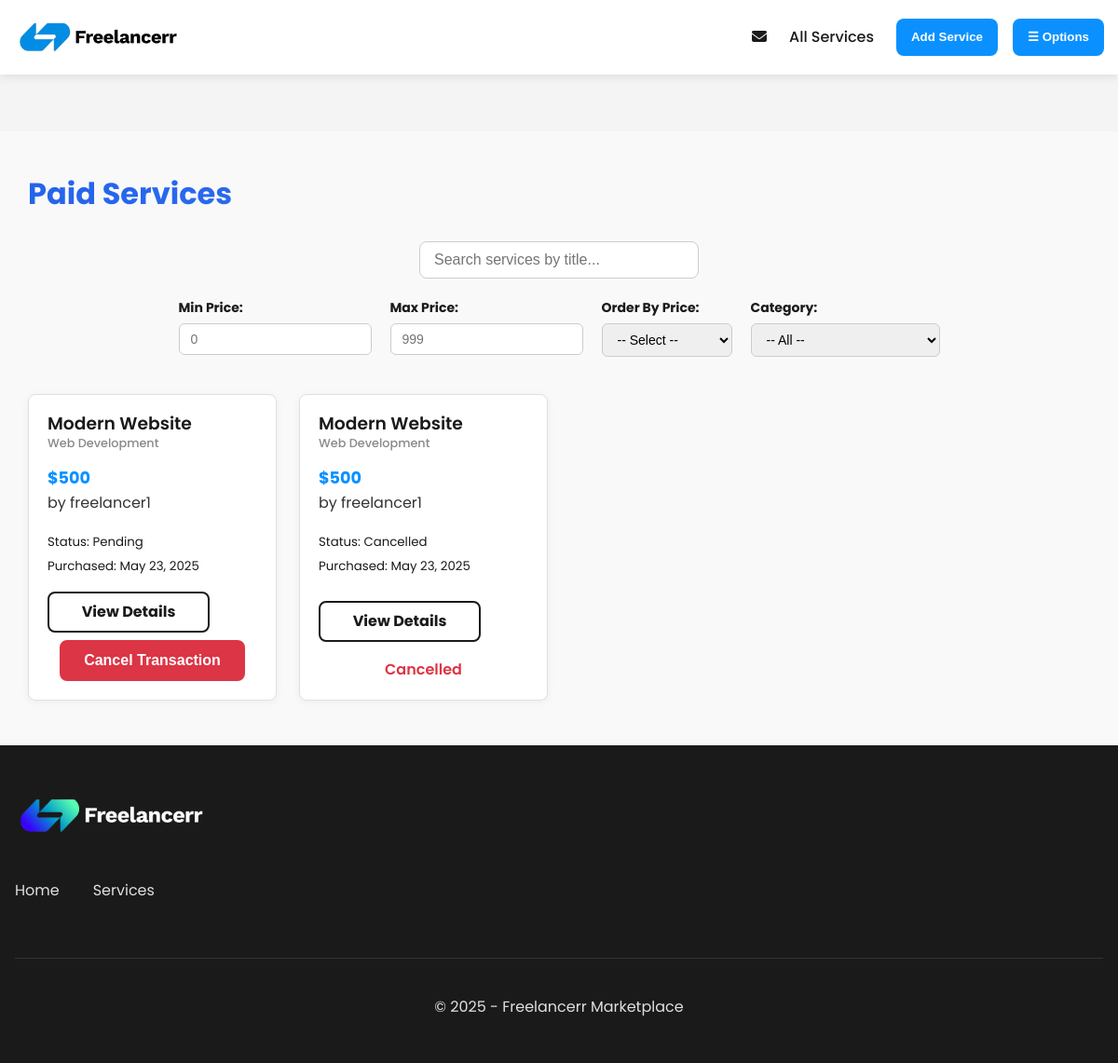
The app's page /pages/services/paid_services.php (signed in) with its own data.
### tables this page shows
CREATE TABLE Transactions (
    id INTEGER PRIMARY KEY AUTOINCREMENT,
    client_id INTEGER NOT NULL,
    service_id INTEGER NOT NULL,
    status TEXT CHECK(status IN ('pending', 'completed', 'cancelled')) DEFAULT 'pending',
    created_at DATETIME DEFAULT CURRENT_TIMESTAMP,
    FOREIGN KEY (client_id) REFERENCES Users(id),
    FOREIGN KEY (service_id) REFERENCES Services(id)
);

CREATE TABLE Services (
    id INTEGER PRIMARY KEY AUTOINCREMENT,
    freelancer_id INTEGER NOT NULL,
    title TEXT NOT NULL,
    description TEXT NOT NULL,
    category_id INTEGER NOT NULL,
    price REAL NOT NULL,
    delivery_time INTEGER NOT NULL,
    created_at DATETIME DEFAULT CURRENT_TIMESTAMP,
    image_path TEXT,
    video_path TEXT,
    FOREIGN KEY (freelancer_id) REFERENCES Users(id),
    FOREIGN KEY (category_id) REFERENCES Categories(id)
);

CREATE TABLE Categories (
    id INTEGER PRIMARY KEY AUTOINCREMENT,
    name TEXT UNIQUE NOT NULL,
    description TEXT
);

CREATE TABLE Users (
    id INTEGER PRIMARY KEY AUTOINCREMENT,
    name TEXT NOT NULL,
    username TEXT UNIQUE NOT NULL,
    email TEXT UNIQUE NOT NULL,
    password TEXT NOT NULL,
    is_admin INTEGER DEFAULT 0,
    created_at DATETIME DEFAULT CURRENT_TIMESTAMP
);

### public/pages/services/paid_services.php (the view, shortened to what this page needs)
<?php
$userId = getCurrentUserId();
$db = getDB();
$stmt = $db->prepare(
    "SELECT
        s.*,
        c.name       AS category_name,
        u.username   AS freelancer_name,
        t.id         AS transaction_id,
        t.status     AS transaction_status,
        t.created_at AS purchased_at
    FROM Transactions t
    JOIN Services   s ON t.service_id   = s.id
    JOIN Categories c ON s.category_id  = c.id
    JOIN Users      u ON s.freelancer_id = u.id
    WHERE t.client_id = ?
    ORDER BY t.created_at DESC"
);
$stmt->execute([$userId]);
$services = $stmt->fetchAll(PDO::FETCH_ASSOC);
include_once __DIR__ . '/../../templates/header.php';
?>
<div class="featured-services">
  <div class="container">
    <h1 class="gradient-heading">Paid Services</h1>
    <div class="search-bar">
      <input type="text" id="serviceSearch" placeholder="Search services by title...">
    </div>
    <form id="filterForm" class="service-filters">
      <div>
        <label for="min_price">Min Price:</label>
        <input type="number" id="min_price" placeholder="0">
      </div>
      <div>
        <label for="max_price">Max Price:</label>
        <input type="number" id="max_price" placeholder="999">
      </div>
      <div>
        <label for="order">Order By Price:</label>
        <select id="order">
          <option value="">-- Select --</option>
        </select>
      </div>
      <div>
        <label for="category">Category:</label>
        <select id="category">
          <option value="">-- All --</option>
        </select>
      </div>
    </form>
    <?php if (empty($services)): ?>
      <p>You haven't purchased any services yet.</p>
    <?php else: ?>
      <div class="services-grid">
        <?php foreach ($services as $s): ?>
          <div class="service-card"
               data-title="<?php echo htmlspecialchars($s['title']); ?>"
               data-price="<?php echo htmlspecialchars($s['price']); ?>"
               data-category="<?php echo htmlspecialchars($s['category_id']); ?>">
            <h3><?php echo htmlspecialchars($s['title']); ?></h3>
            <p class="service-category"><?php echo htmlspecialchars($s['category_name']); ?></p>
            <p class="service-price">$<?php echo htmlspecialchars($s['price']); ?></p>
            <p class="service-freelancer">by <?php echo htmlspecialchars($s['freelancer_name']); ?></p>
            <p class="transaction-meta">
              <small>Status: <?php echo htmlspecialchars(ucfirst($s['transaction_status'])); ?></small><br>
              <small>Purchased: <?php echo date("F j, Y", strtotime($s['purchased_at'])); ?></small>
            </p>
            <a href="<?php echo SITE_URL; ?>/pages/services/view.php?id=<?php echo $s['id']; ?>" class="btn">View Details</a>
            <?php if ($s['transaction_status'] !== 'cancelled'): ?>
              <div style="text-align:center; margin-top:0.5rem;">
                <form method="POST">
                  <button type="submit" class="btn btn-danger">Cancel Transaction</button>
                </form>
              </div>
            <?php else: ?>
              <div style="text-align:center; margin-top:0.5rem;">
                <span style="color:#dc3545; font-weight:600;">Cancelled</span>
              </div>
            <?php endif; ?>
          </div>
        <?php endforeach; ?>
      </div>
    <?php endif; ?>
  </div>
</div>
<?php include_once __DIR__ . '/../../templates/footer.php'; ?>

### public/assets/css/style.css (style rules this page uses)
:root { --primary: #0a91ff; --primary-dark: #035ca5; --primary-light: #378bcf; --secondary: #1A1A1A; --secondary-light: #333333; --background: #f9f9f9; --white: #ffffff; --gray-light: #f4f4f4; --gray: #e0e0e0; --gray-dark: #888888; --success: #28a745; --error: #dc3545; --font-main: 'Poppins', 'Segoe UI', Tahoma, Geneva, Verdana, sans-serif; }
* { margin: 0; padding: 0; box-sizing: border-box; }
html, body { height: 100%; }
body { font-family: var(--font-main); line-height: 1.6; color: var(--secondary); background-color: var(--background); display: flex; flex-direction: column; min-height: 100vh; }
.container { width: 100%; max-width: 1200px; margin: 0 auto; padding: 0 15px; }
h1, h2, h3, h4, h5, h6 { margin-bottom: 0.8rem; font-weight: 600; line-height: 1.2; }
p { margin-bottom: 1rem; }
a { color: var(--primary); text-decoration: none; transition: color 0.3s, background-color 0.3s; }
.categories-section, .featured-services, .cta-section { padding: 3rem 0; }
.categories-grid, .services-grid { display: grid; grid-template-columns: repeat(auto-fill, minmax(250px, 1fr)); gap: 1.5rem; }
.service-card { background-color: var(--white); padding: 1.25rem; border-radius: 8px; box-shadow: 0 2px 10px rgba(0, 0, 0, 0.05); transition: transform 0.3s ease, box-shadow 0.3s ease; border: 1px solid var(--gray); overflow: hidden; display: flex; flex-direction: column; }
.service-card h3 { margin-bottom: 0rem; color: var(--secondary); font-weight: 600; }
.service-freelancer { margin-bottom: 1rem; }
.service-category { color: var(--gray-dark); font-weight: 500; margin-bottom: 0rem; font-size: 0.8rem; }
.service-price { font-weight: 700; color: var(--primary); font-size: 1.1rem; margin: 0.75rem 0 0 0; }
.service-freelancer { color: var(--secondary-light); margin-bottom: 1rem; }
.service-card .btn { margin-top: auto; justify-content: center; line-height: clamp(2rem, 5vw, 2.5rem); }
.btn { text-align: center; font-size: 1rem; border-radius: 8px; line-height: clamp(2.5rem, 7vw, 3rem); text-decoration: none; font-weight: 700; min-width: 10.875rem; margin: auto; margin-left: 0px !important; color: var(--secondary); padding: 0 1.5rem; box-sizing: border-box; background-color: var(--white); border: 2px solid var(--secondary); display: inline-flex; align-items: center; justify-content: center; position: relative; z-index: 1; transition: color 0.3s; cursor: pointer; }
.btn:before { content: ""; width: 0; height: 100%; background: var(--secondary); opacity: 1; position: absolute; display: block; bottom: 0; left: 0; transition: width 0.3s; z-index: -1; }
.btn-danger { background-color: #dc3545; border-color: #dc3545; color: #fff; }
.btn-danger:before { background: #c82333; }
.search-bar { margin: 20px 0; text-align: center; }
.search-bar input[type="text"] { padding: 10px 15px; width: 300px; max-width: 90%; border: 1px solid #ccc; border-radius: 8px; font-size: 16px; }
.service-filters { display: flex; flex-wrap: wrap; justify-content: center; gap: 20px; margin: 20px 0 40px; }
.service-filters div { display: flex; flex-direction: column; align-items: flex-start; }
.service-filters label { font-weight: bold; margin-bottom: 5px; font-size: 14px; }
.service-filters input[type="number"], .service-filters select { padding: 8px 12px; border: 1px solid #ccc; border-radius: 6px; font-size: 14px; min-width: 140px; }
.gradient-heading { background: linear-gradient(135deg, #2563eb 0%, #3b82f6 100%); -webkit-background-clip: text; background-clip: text; color: transparent; font-weight: 700; margin-bottom: 2rem; }

### records on screen
transactions: service.title "Modern Website", categories.name "Web Development", service.price "500", users.username "freelancer1", status "Pending", created_at "May 23, 2025"
transactions: service.title "Modern Website", categories.name "Web Development", service.price "500", users.username "freelancer1", status "Cancelled", created_at "May 23, 2025"
